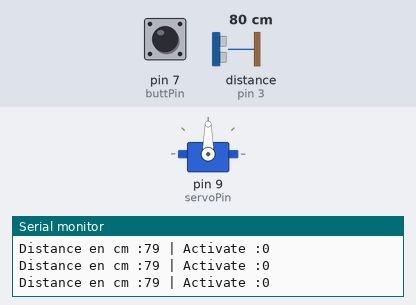
Simulated run of this sketch. Board: Arduino Uno, built with avr-gcc and run on an emulated ATmega328P. Parts: servo, the last lines printed to the serial monitor. Wiring (inferred from the names in the program): ultrasonic range finder: trigger pin 2; echo pin 3. Inputs (shaded band) come from the test bench; at power-on: pin 7 (buttPin) LOW, distance to the obstacle (sensor on pin 3) 80 cm. The echo pulse lasts 58.3 µs per cm.

Above: at 1.2 s.
1.3 s: pin 7 (buttPin) pulled HIGH for 0.15 s
At 1.46 s:
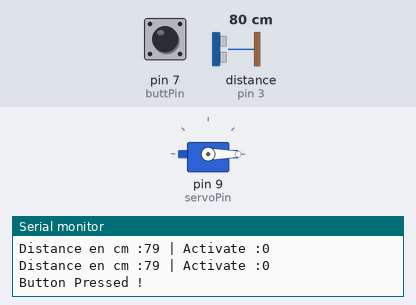
At 2.21 s:
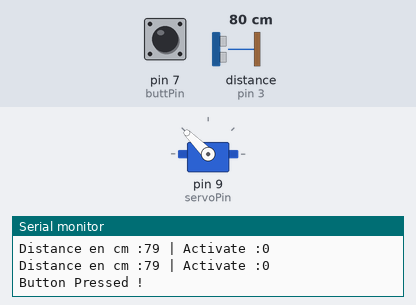
Timing chart, 0 to 10.3 s (numbered marks = the images above; inputs shaded):
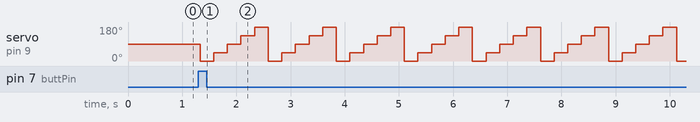

Measured:
- after the input at 1.3 s, servo on pin 9 (servoPin): 90° → 0° at once, then repeats every 1.3 s: 45° 0.25 s, 90° 0.25 s, 135° 0.25 s, 180° 0.26 s, 0° 0.25 s

The sketch:

TeaRobot.ino
```cpp
#include <Servo.h>

bool _mix = false;
const int _ref = 25;

// Pin(s)
const int trigPin = 2;
const int echoPin = 3;
const int buttPin = 7;
const int servoPin = 9;

// Lib(s)
Servo myservo;
void setup() {
    myservo.attach(servoPin);
    Serial.begin(9600);

    pinMode(trigPin, OUTPUT);
    pinMode(echoPin, INPUT);
    pinMode(buttPin, INPUT);
}

void buttonispressed() {
    if (digitalRead(buttPin) == HIGH) {
        _mix = !_mix;
        Serial.println("Button Pressed !");
    }
}

void distance() {
    long distance = 0;

    digitalWrite(trigPin, HIGH);
    delayMicroseconds(10);
    digitalWrite(trigPin, LOW);

    distance = pulseIn(echoPin, HIGH) * 0.034 / 2;

    if (distance < _ref - 5 && distance > 1)
        _mix = !_mix;

    Serial.print("Distance en cm :");
    Serial.print(distance);
    Serial.print(" | Activate :");
    Serial.println(_mix);
}

void mixing() {
    myservo.write(0);
    delay(250);
    myservo.write(45);
    delay(250);
    myservo.write(90);
    delay(250);
    myservo.write(135);
    delay(250);
    myservo.write(180);
    delay(250);
}

void loop() {
    distance();
    buttonispressed();
    if (_mix)
        mixing();
}

// Useful lines
// val = map(val, 0, 1023, 0, 180);
```
